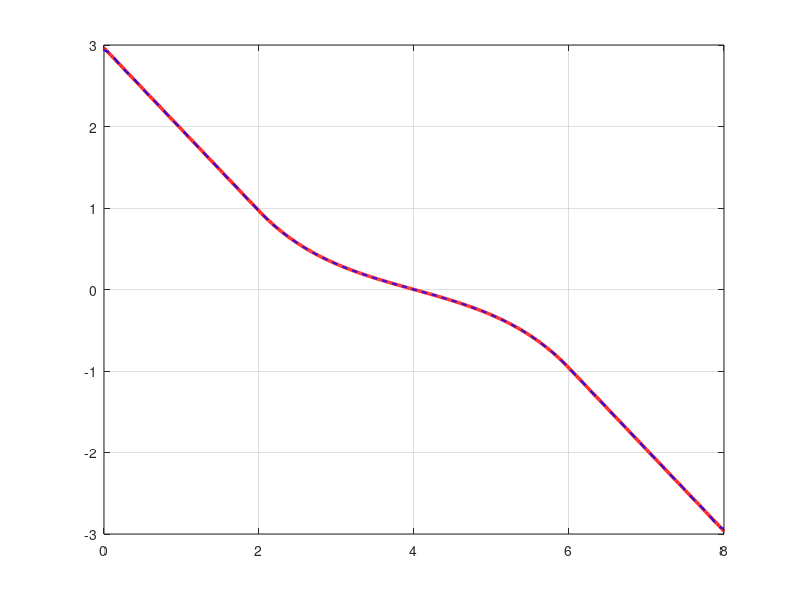

Recreate this plot in MATLAB. (Note: this script raises an error after producing the figure.)
% =========================================================================
% Fourier Cosine Series Convergence for Piecewise Boundary Condition p(x,0)
% =========================================================================
clear; clc; close all;

%% 1. Parameter Definitions
L     = 4; % Length of permeable region
c     = 2; % Length of extension region
G     = 1; % Pressure gradient
alpha = 1; % Related to permeability
gamma = -G/alpha * sech(alpha*L/2); % Constant from transmural pressure 
H     = 1;           % Channel radius
N_terms = 50;        % Number of Fourier terms in the sum
W = L + 2*c;         % Total domain width [0, W]

%% 2. Evaluation Grid
x = linspace(0, W, 1000);

%% 3. Exact Piecewise Function p(x,0)=p(x,2H)
% For use on top/bottom boundary
p_exact = zeros(size(x));

for i = 1:length(x)
    xi = x(i);
    if xi >= 0 && xi < c
        p_exact(i) = gamma * sinh(alpha*(c - (L+2*c)/2)) - G*(xi - c);
    elseif xi >= c && xi <= (L + c)
        p_exact(i) = gamma * sinh(alpha*(xi - (L+2*c)/2));
    else % (L + c) < xi <= (L + 2*c)
        p_exact(i) = gamma * sinh(alpha*((L+c) - (L+2*c)/2)) - G*(xi - (L+c));
    end
end

%% 4. Fourier Cosine Series 
a0 = 0; % a0 = 0 by odd symmetry of p(x,0)
p_fourier = (a0 / 2) * ones(size(x));

for n = 1:N_terms
    lambda_n = n * pi / W; % eigenvalue from separation of variables    
    if mod(n, 2) == 0  % when n is EVEN (2, 4, 6...)
        % By odd symmetry of p(x,0) around W/2, integral over [0, W] is 0
        % This is because sinh term is odd and cos term is even.
        % so the integrand is odd.
        a_n = 0;        
    else % n is ODD (1, 3, 5...)
        % Integral over Region 1 [0, c]:
        % Now the integrand is even.
        An = -(gamma / lambda_n) * sinh(alpha*L / 2) * sin(lambda_n * c) ...
             + (G / (lambda_n^2)) * (1 - cos(lambda_n * c));
        % Integral over Region 3 [c,L+2c] will be 2*An
         
        % Integral over Left Half of Region 2 [c, W/2]:
        Bn_half = (gamma / (alpha^2 + lambda_n^2)) * ...
          (-alpha * cosh(alpha*L / 2) * cos(lambda_n * c) ...
           + lambda_n * sinh(alpha*L / 2) * sin(lambda_n * c));
        % By symmetry, the other half [W/2,L+c] is the same.
               
        % Total integral over [0, W] is 2 * (Integral over [0, W/2])
        integral_total = 2 * (An + Bn_half);
        
        a_n = (2 / W) * integral_total;
    end
    
    % Update Fourier Series sum
    p_fourier = p_fourier + a_n * cos(lambda_n * x);
end
%% 5. Plotting Results
figure('Color', 'w', 'Position', [100, 100, 900, 500]);
plot(x, p_exact, 'r-', 'LineWidth', 2.5, 'DisplayName', 'Exact Piecewise p(x,0)');
hold on;
plot(x, p_fourier, 'b--', 'LineWidth', 1.5, 'DisplayName', sprintf('Fourier Cosine Series (N = %d)', N_terms));

% Formatting
grid on;
xline(c, 'k:', 'LineWidth', 1.2, 'HandleVisibility', 'off');
xline(L+c, 'k:', 'LineWidth', 1.2, 'HandleVisibility', 'off');

xlabel('x', 'FontSize', 12);
ylabel('p(x,0)', 'FontSize', 12);
title('Convergence of Fourier Cosine Series to Piecewise Boundary Condition', 'FontSize', 14);
legend('Location', 'northwest', 'FontSize', 11);
set(gca, 'FontSize', 11);
%% =========================================================================
% 2D Pressure Field Reconstruction via Fourier Superposition
% Solves Laplace's Equation: p(x,y) = p_lr(x,y) + p_tb(x,y)
% =========================================================================
%
% p_lr(x,y) is the solution to the Left/Right BCs 
% 
%       p_x(0,y) = p_x(L+2c,y) = -G, p(x,0)=p(x,2H) = 0
%
% p_tb(x,y) is the solution to the Top/Bottom BCs
%
%       p_x(0,y) = p_x(L+2c,y) = 0, p(x,0) = p(x,2H) = p_T(x)

%% 2. Grid Setup
Nx = 200; 
Ny = 200;
x = linspace(0, W, Nx);
y = linspace(0, 2*H, Ny);
[X, Y] = meshgrid(x, y);

%% 3. Compute Top-Bottom Component: p_tb(x,y) (Overflow-Safe)
p_tb = zeros(size(X));

for k = 1:N_terms
    n = 2*k - 1;             % Odd mode: 1, 3, 5...
    lambda_n = n * pi / W;
    
    % Fourier coefficients a_n (for odd n)
    An = -(gamma / lambda_n) * sinh(alpha*L / 2) * sin(lambda_n * c) ...
         + (G / (lambda_n^2)) * (1 - cos(lambda_n * c));
     
    Bn_half = (gamma / (alpha^2 + lambda_n^2)) * ...
              (-alpha * cosh(alpha*L / 2) * cos(lambda_n * c) ...
               + lambda_n * sinh(alpha*L / 2) * sin(lambda_n * c));
           
    a_n = (4 / W) * (An + Bn_half);
    
    % Numerically stable vertical ratio (prevents Inf/NaN overflow):
    % Y_profile = (sinh(lambda_n*Y) - sinh(lambda_n*(Y-2H))) / sinh(2*lambda_n*H)
    % Using exp instead to avoid overflow errors

    Y_profile = exp(-lambda_n * (2*H - Y)) + exp(-lambda_n * Y);
    
    p_tb = p_tb + a_n * Y_profile .* cos(lambda_n * X);
end

%% 4. Compute Left-Right Component: p_lr(x,y) (Overflow-Safe)
p_lr = zeros(size(X));

for k = 1:N_terms
    n = 2*k - 1;             % Odd mode: 1, 3, 5...
    mu_n = n * pi / (2*H);
    
    % Numerically stable horizontal ratio:
    % (cosh(mu_n*(X-W)) - cosh(mu_n*X)) / sinh(mu_n*W)
    % Evaluates directly to [exp(-mu_n*X) - exp(-mu_n*(W-X))]
    X_profile = exp(-mu_n * X) - exp(-mu_n * (W - X));
    
    % Coefficient without csch(mu_n*W) since it was absorbed above
    coeff = 1 / (n^2);
    
    p_lr = p_lr + coeff * X_profile .* sin(mu_n * Y);
end

p_lr = -(8 * G * H / (pi^2)) * p_lr;

%% 5. Total Pressure Field
P_total = p_lr + p_tb;


%% 6. Visualization: Level Curves (Contours) + Colorbar
figure('Color', 'w', 'Position', [100, 100, 950, 600]);

% A. Filled color contour plot background
[~, h_fill] = contourf(X, Y, P_total, 35, 'LineStyle', 'none');
hold on;

% B. Explicit level curves overlay with contour labels
[C, h_lines] = contour(X, Y, P_total, 20, 'k-', 'LineWidth', 0.8);
clabel(C, h_lines, 'FontSize', 9, 'Color', 'k', 'LabelSpacing', 200);

% C. Domain markers for Region boundaries
xline(c, 'w--', 'LineWidth', 1.5, 'HandleVisibility', 'off');
xline(L+c, 'w--', 'LineWidth', 1.5, 'HandleVisibility', 'off');

% D. Formatting
colormap(parula);           % Rich colormap for field intensity
cb = colorbar;
cb.Label.String = 'Pressure p(x,y)';
cb.Label.FontSize = 12;

xlabel('x', 'FontSize', 12, 'FontWeight', 'bold');
ylabel('y', 'FontSize', 12, 'FontWeight', 'bold');
title('2D Pressure Field Solution p(x,y) with Contour Level Curves', 'FontSize', 14);

axis equal tight;
set(gca, 'FontSize', 11, 'Layer', 'top');
grid on;

%%
